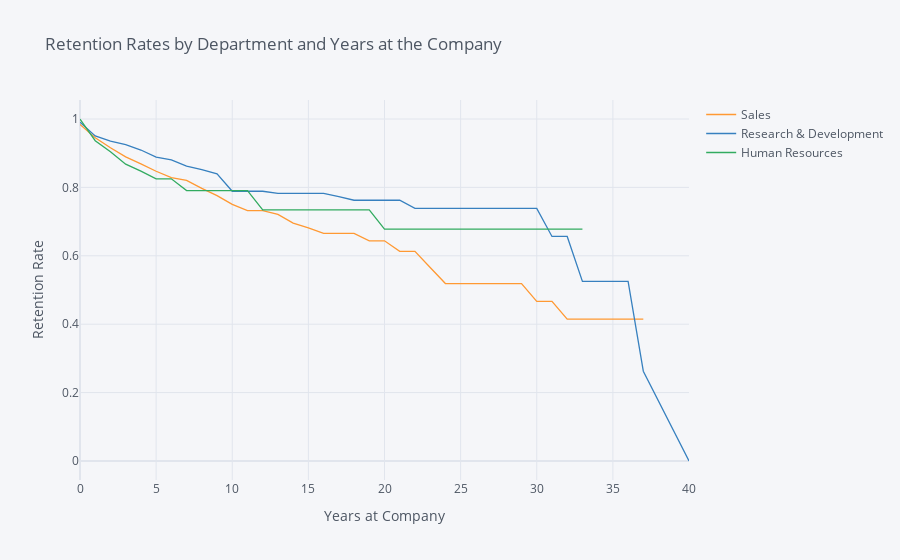

Notebook source saved alongside this figure:
### Markdown cell above
## 7. Let's investigate whether the department the employee works in has an impact on how long they stay with the company. Generate and plot survival curves showing retention by department and years the employee has worked at the company.

### Code cell
siete_ =  survival(data, 'Department', 'YearsAtCompany', 'Attrition')
siete.iplot(kind='line', xTitle='Years at Company', yTitle='Retention Rate',
            title='Retention Rates by Department and Years at the Company')

### Figure 1 — Plotly figure (JSON) as saved in the notebook; plotly's stock layout.template omitted (floating-point values rounded to 4 significant figures)
{"data": [{"line": {"color": "rgba(255, 153, 51, 1.0)", "dash": "solid", "shape": "linear", "width": 1.3}, "mode": "lines", "name": "Sales", "text": "", "type": "scatter", "x": [0, 1, 2, 3, 4, 5, 6, 7, 8, 9, 10, 11, 12, 13, 14, 15, 16, 17, 18, 19, 20, 21, 22, 23, 24, 25, 26, 27, 29, 30, 31, 32, 33, 34, 36, 37, 40], "y": [0.9843, 0.9453, 0.9158, 0.8891, 0.8689, 0.8473, 0.8285, 0.8205, 0.7971, 0.7759, 0.7502, 0.7319, 0.7319, 0.7209, 0.6956, 0.6819, 0.6653, 0.6653, 0.6653, 0.6438, 0.6438, 0.6132, 0.6132, 0.566, 0.5188, 0.5188, 0.5188, 0.5188, 0.5188, 0.467, 0.467, 0.4151, 0.4151, 0.4151, 0.4151, 0.4151, ""]}, {"line": {"color": "rgba(55, 128, 191, 1.0)", "dash": "solid", "shape": "linear", "width": 1.3}, "mode": "lines", "name": "Research & Development", "text": "", "type": "scatter", "x": [0, 1, 2, 3, 4, 5, 6, 7, 8, 9, 10, 11, 12, 13, 14, 15, 16, 17, 18, 19, 20, 21, 22, 23, 24, 25, 26, 27, 29, 30, 31, 32, 33, 34, 36, 37, 40], "y": [0.9906, 0.9503, 0.9351, 0.9249, 0.9093, 0.8886, 0.8805, 0.8624, 0.852, 0.8399, 0.7887, 0.7887, 0.7887, 0.7825, 0.7825, 0.7825, 0.7825, 0.7729, 0.7624, 0.7624, 0.7624, 0.7624, 0.7386, 0.7386, 0.7386, 0.7386, 0.7386, 0.7386, 0.7386, 0.7386, 0.6565, 0.6565, 0.5252, 0.5252, 0.5252, 0.2626, 0]}, {"line": {"color": "rgba(50, 171, 96, 1.0)", "dash": "solid", "shape": "linear", "width": 1.3}, "mode": "lines", "name": "Human Resources", "text": "", "type": "scatter", "x": [0, 1, 2, 3, 4, 5, 6, 7, 8, 9, 10, 11, 12, 13, 14, 15, 16, 17, 18, 19, 20, 21, 22, 23, 24, 25, 26, 27, 29, 30, 31, 32, 33, 34, 36, 37, 40], "y": [1, 0.9365, 0.9042, 0.868, 0.8474, 0.8251, 0.8251, 0.7907, 0.7907, 0.7907, 0.7907, 0.7907, 0.7342, 0.7342, 0.7342, 0.7342, 0.7342, 0.7342, 0.7342, 0.7342, 0.6777, 0.6777, 0.6777, 0.6777, 0.6777, 0.6777, 0.6777, 0.6777, 0.6777, 0.6777, 0.6777, 0.6777, 0.6777, "", "", "", ""]}], "layout": {"autosize": true, "legend": {"bgcolor": "#F5F6F9", "font": {"color": "#4D5663"}}, "paper_bgcolor": "#F5F6F9", "plot_bgcolor": "#F5F6F9", "title": {"font": {"color": "#4D5663"}, "text": "Retention Rates by Department and Years at the Company"}, "xaxis": {"autorange": true, "gridcolor": "#E1E5ED", "range": [0, 40], "showgrid": true, "tickfont": {"color": "#4D5663"}, "title": {"font": {"color": "#4D5663"}, "text": "Years at Company"}, "type": "linear", "zerolinecolor": "#E1E5ED"}, "yaxis": {"autorange": true, "gridcolor": "#E1E5ED", "range": [-0.05556, 1.056], "showgrid": true, "tickfont": {"color": "#4D5663"}, "title": {"font": {"color": "#4D5663"}, "text": "Retention Rate"}, "type": "linear", "zerolinecolor": "#E1E5ED"}}}
